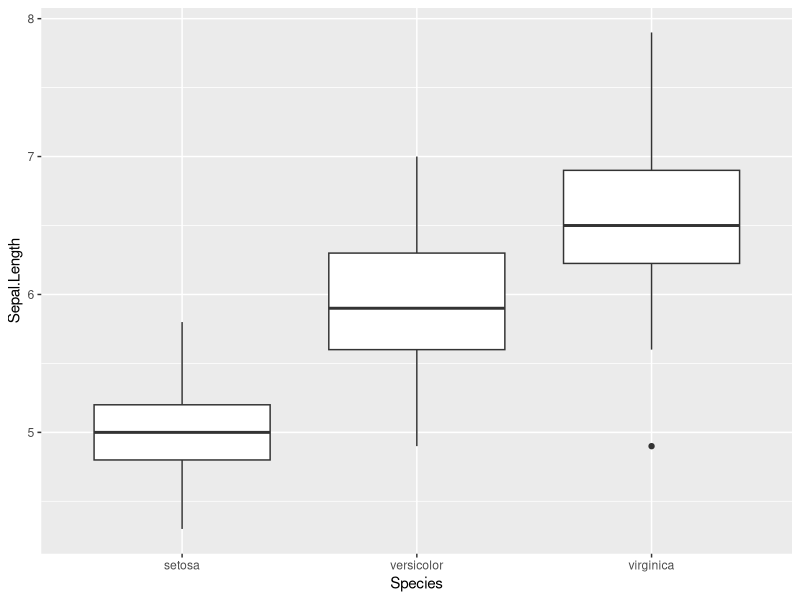
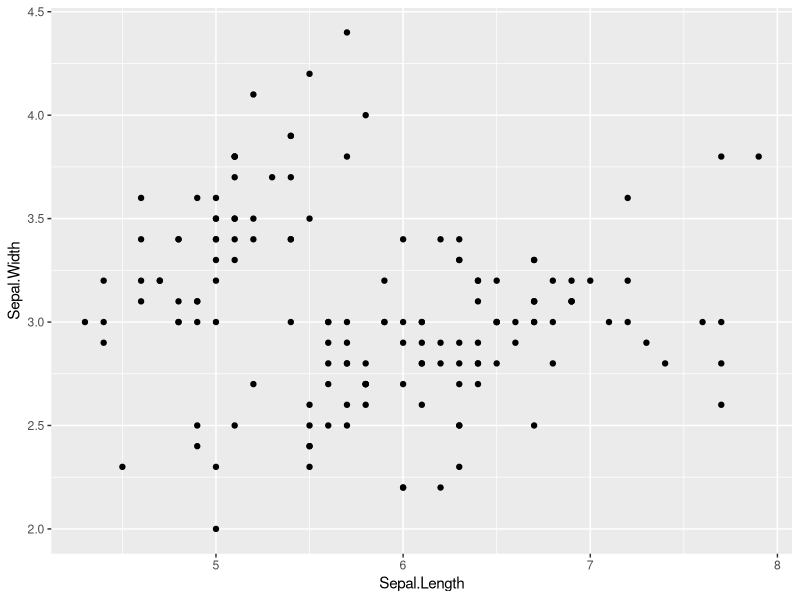

These figures' R source, in order:
## ---- chunk 1
knitr::opts_chunk$set(echo = TRUE)
## ---- chunk 2
library(ggplot2)

ggplot(iris, aes(x=Species, y=Sepal.Length)) +
  geom_boxplot()
## ---- chunk 3
ggplot(data = iris, aes(x = Sepal.Length, y=Sepal.Width)) +
  geom_point()
